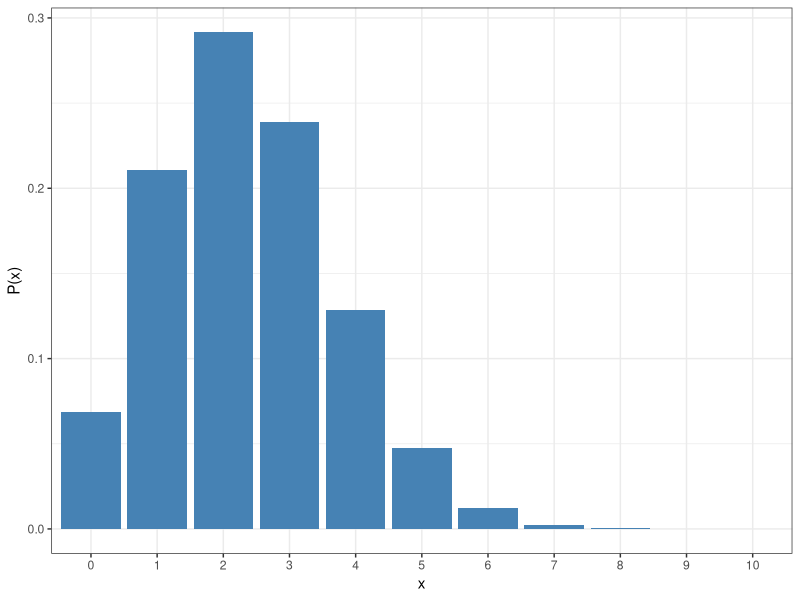
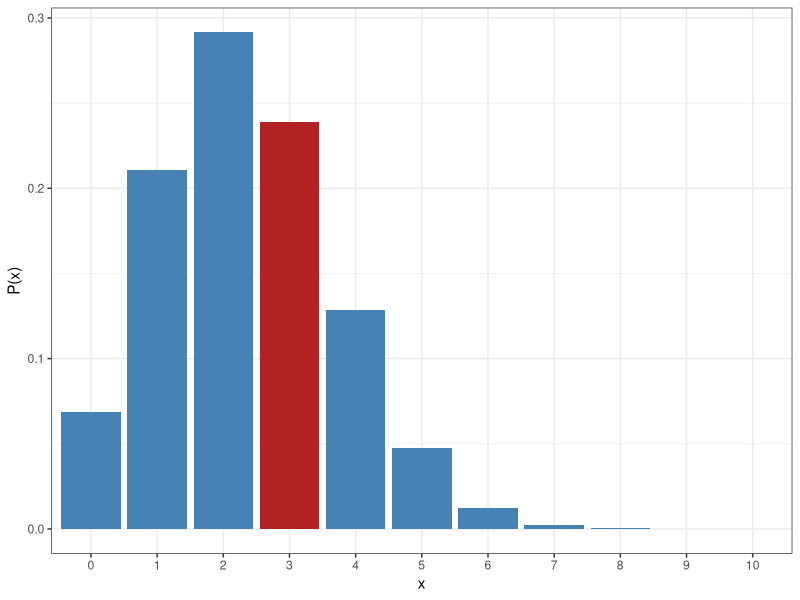
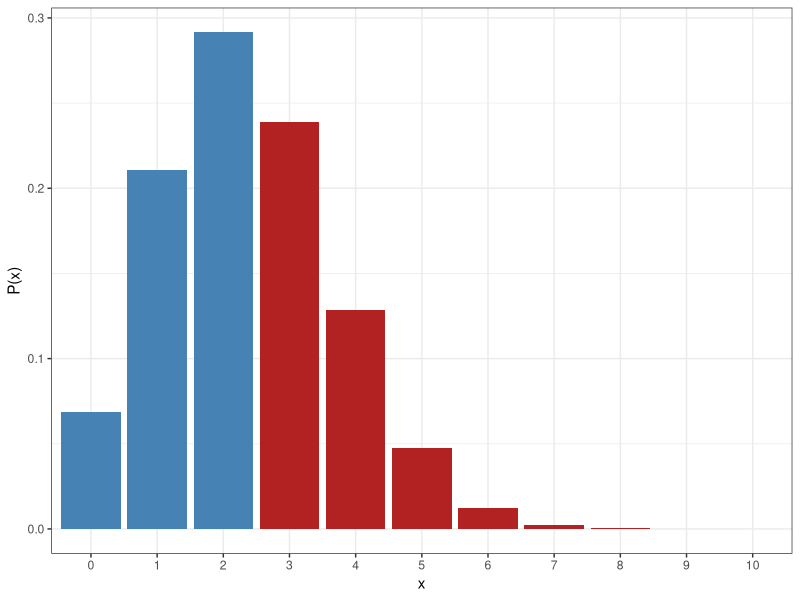
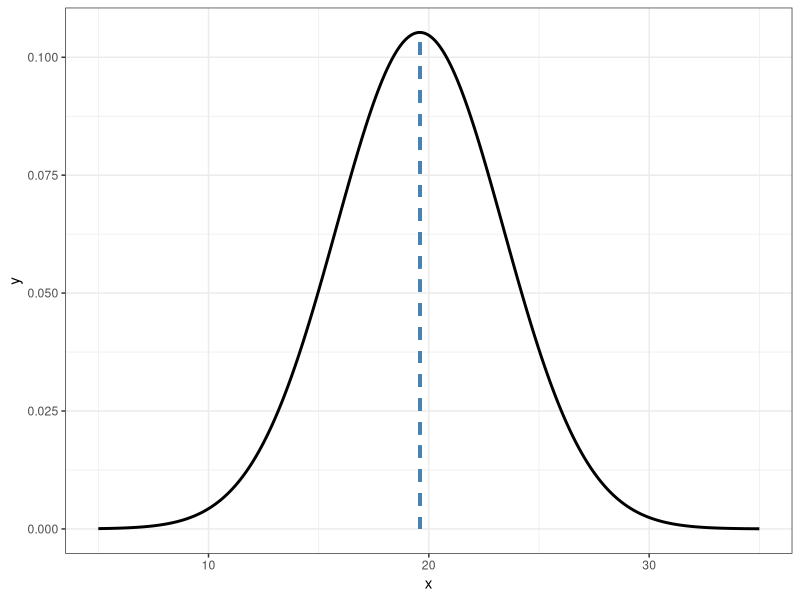
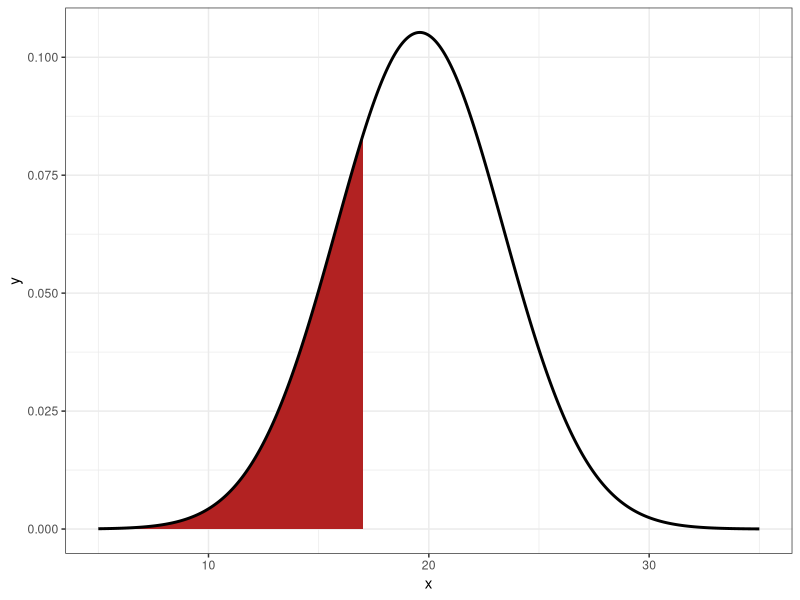
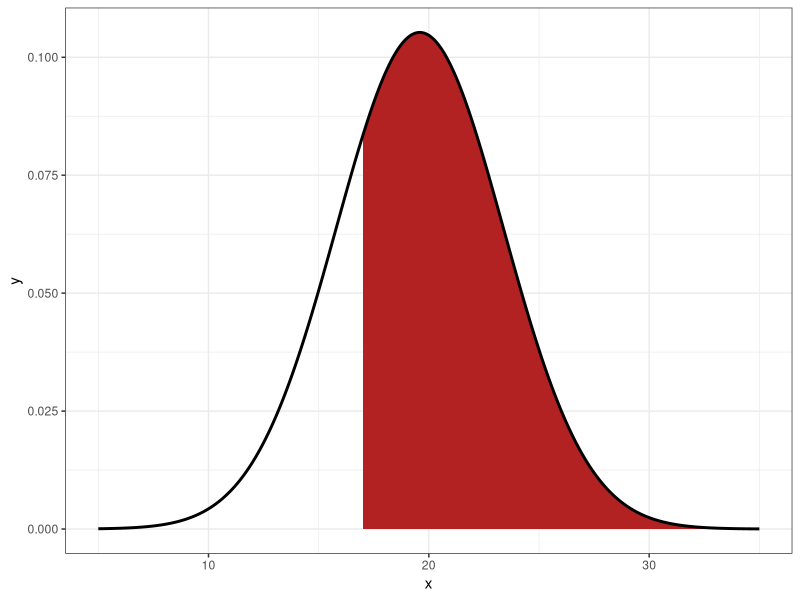
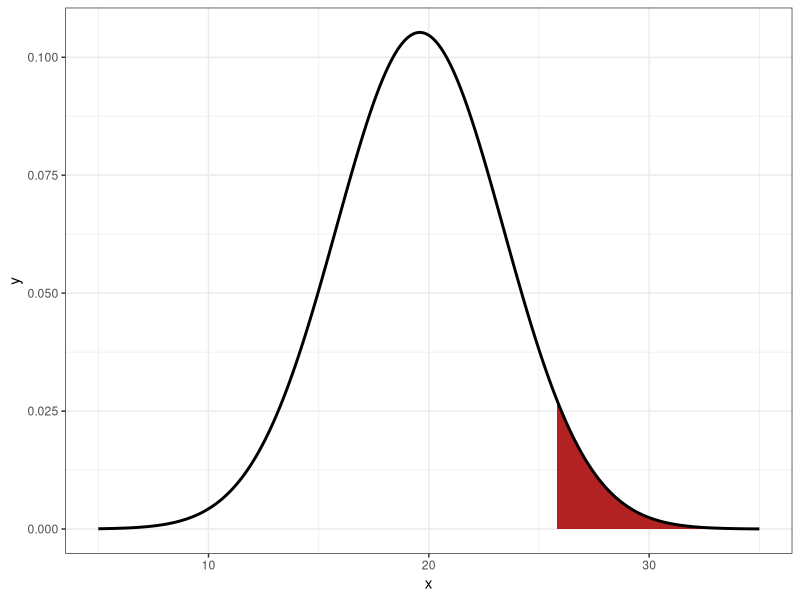

Write the R code that produced these figures, in order.
## ---- chunk 1
#| include: false

require(tidyverse)

snailDat <- read_delim("island-FL.csv", delim = ",")

## ---- chunk 2

# Defining the number of trials and probability of success
n <- 10
p <- 0.235

snails <- 
  tibble(
    # Creates a vector with all possible values of x, from 0 to 10 (n)
    x = 0:n,
    # The arguments size and prob correspond to n and p
    px = dbinom(x = x, size = n, prob = p)
  )
## ---- chunk 3
#| label: fig-snail-binom
#| fig-cap: Probability distribution of the number of *N. calvus* snails


snails |> 
  ggplot() + 
  aes(x = factor(x), y = px) +
  geom_bar(stat = "identity", fill = "steelblue") + 
  labs(x = "x", y = "P(x)") +
  theme_bw() 

## ---- chunk 4
#| echo: false

snails |> 
  ggplot() + 
  aes(x = factor(x), y = px) +
  geom_bar(stat = "identity", fill = "steelblue") + 
  geom_bar(data = snails |> filter(x == 3), stat = "identity", fill = "firebrick") + 
  labs(x = "x", y = "P(x)") +
  theme_bw()

## ---- chunk 5
#| echo: false
#| fig-cap: Binomial distribution (Bin(n = 10, p = 0.235)) with P(X $\ge$ 3) highlighted.
#| label: fig-bin-ge

snails |> 
  ggplot() + 
  aes(x = factor(x), y = px) +
  geom_bar(stat = "identity", fill = "steelblue") + 
  geom_bar(data = snails |> filter(x >= 3), stat = "identity", fill = "firebrick") + 
  labs(x = "x", y = "P(x)") +
  theme_bw()
## ---- chunk 6

# A vector of values as x provides the probabilities for each value
dbinom(x = 3:10, size = 10, prob = 0.235) |> 
  sum()

# Adding q = 3 would only calculate P(X > 3) and not include P(3) in the sum
pbinom(q = 3, size = 10, prob = 0.235, lower.tail = FALSE)

# Rewriting our probability to P(X > 2) provides the same answer as
# the sum of individual probabilities
pbinom(q = 2, size = 10, prob = 0.235, lower.tail = FALSE)

## ---- chunk 7

snailDist <- 
  tibble(
    # Create a vector of the values of x as a sequence with 0.001 step size
    x = seq(from = 5, to = 35, by = 0.001),
    y = dnorm(x, mean = 19.59, sd = 3.79)
  ) 


snailDist |> 
  ggplot() + 
  aes(x = x, y = y) +
  # geom_line will draw a line between every point in the plot
  geom_line(linewidth = 1) + 
  theme_bw() +
  # Adds a line for the
  geom_segment(
    aes(
      x = 19.59, xend = 19.59, 
      y = 0, yend = dnorm(19.59, mean = 19.59, sd = 3.79)
    ),
    color = "steelblue",
    linewidth = 1,
    # Make a striped line
    linetype = 2
  )

## ---- chunk 8
#| echo: FALSE

snailDist |> 
  ggplot() + 
  aes(x = x, y = y) +
  geom_ribbon(
    data = snailDist |> filter(x < 17), 
    ymin = 0, 
    aes(ymax = y), 
    fill = "firebrick"
  ) + 
  # geom_line will draw a line between every point in the plot
  geom_line(linewidth = 1) + 
  theme_bw()
  
## ---- chunk 9

# Calculates from the distribution of Y
pnorm(q = 17, mean = 19.59, sd = 3.79, lower.tail = TRUE)

# Calculates from the standardized distribution Z (default argument values)
pnorm(q = (17 - 19.59) / 3.79)

## ---- chunk 10

pnorm(q = 17, mean = 19.59, sd = 3.79, lower.tail = FALSE)

## ---- chunk 11
#| echo: FALSE

snailDist |> 
  ggplot() + 
  aes(x = x, y = y) +
  geom_ribbon(
    data = snailDist |> filter(x > 17), 
    ymin = 0, 
    aes(ymax = y), 
    fill = "firebrick"
  ) + 
  # geom_line will draw a line between every point in the plot
  geom_line(linewidth = 1) + 
  theme_bw()


## ---- chunk 12

# The function asks for p, a probability, and returns a quantile
qbinom(p = 0.25, size = 10, prob = 0.235)

## ---- chunk 13

qnorm(p = 0.05, mean = 19.59, sd = 3.79, lower.tail = FALSE)

## ---- chunk 14
#| echo: FALSE

snailDist |> 
  ggplot() + 
  aes(x = x, y = y) +
  geom_ribbon(
    data = snailDist |> filter(x > qnorm(p = 0.05, mean = 19.59, sd = 3.79, lower.tail = FALSE)), 
    ymin = 0, 
    aes(ymax = y), 
    fill = "firebrick"
  ) + 
  # geom_line will draw a line between every point in the plot
  geom_line(linewidth = 1) + 
  theme_bw()


## ---- chunk 15
#| echo: FALSE
#| out-width: "115%"
#| out-height: "800px"

knitr::include_url("https://canadice.shinyapps.io/book-shiny-support-functions/#distributions")
## ---- chunk 16
#| echo: FALSE
#| message: FALSE
#| warning: FALSE


require(knitr, quietly = TRUE)
require(kableExtra, quietly = TRUE)

irisPop <- 
  tibble(
    species = iris$Species |> unique(),
    prevalence = c(0.24, 0.47, 0.29)
  ) 

irisPop |> 
  kable(format = "html", table.attr = "quarto-disable-processing=true") |> 
  kableExtra::kable_styling(full_width = FALSE)

n <- 20

## ---- chunk 17
#| include: FALSE

dbinom(x = 10, size = n, prob = irisPop |> filter(species == "setosa") |> select(prevalence) |> unlist())

## ---- chunk 18
#| include: FALSE

pbinom(q = 11, size = n, prob = irisPop |> filter(species == "versicolor") |> select(prevalence) |> unlist(), lower.tail = FALSE)
